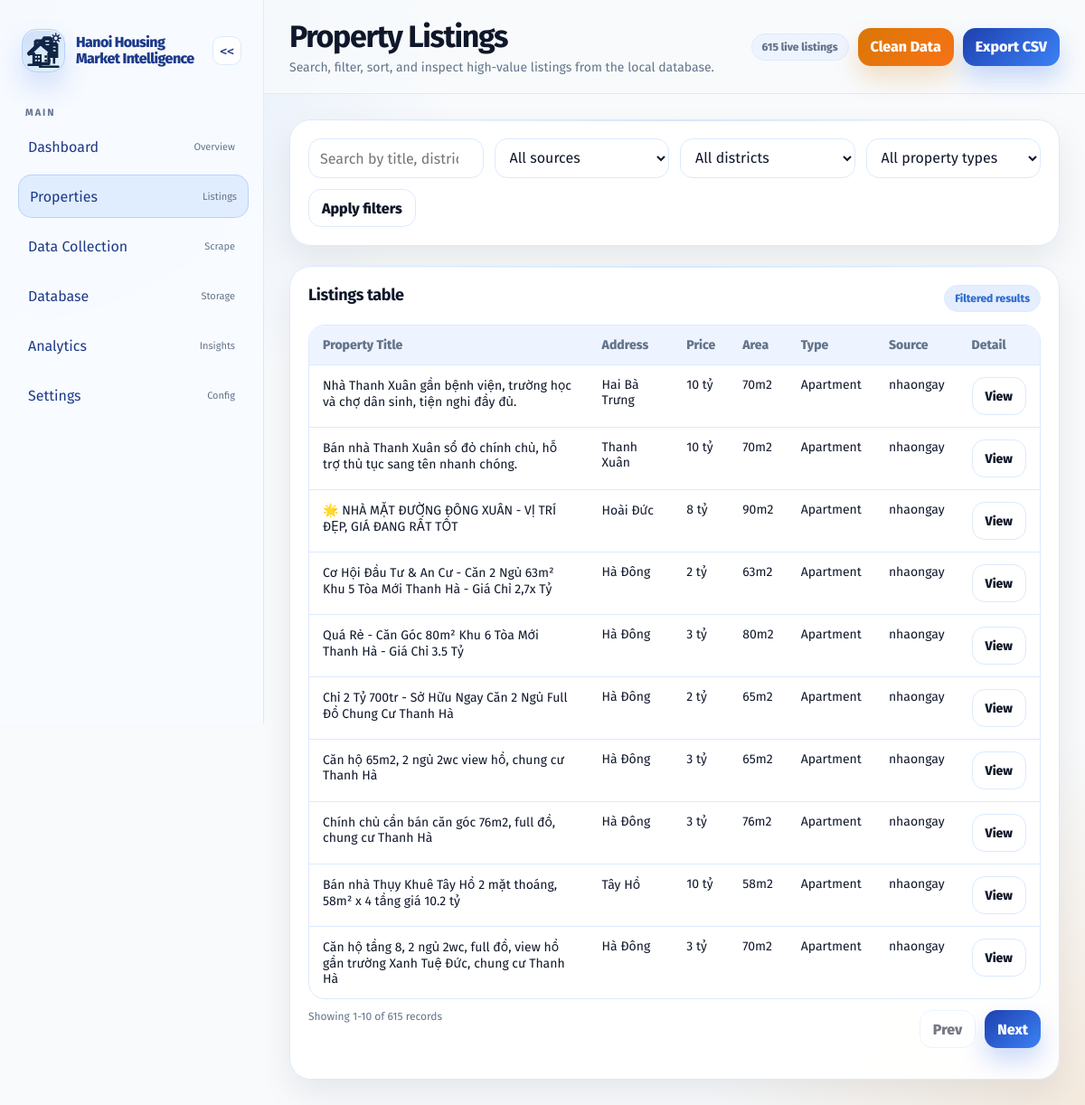
The page /properties on the database as committed earlier.
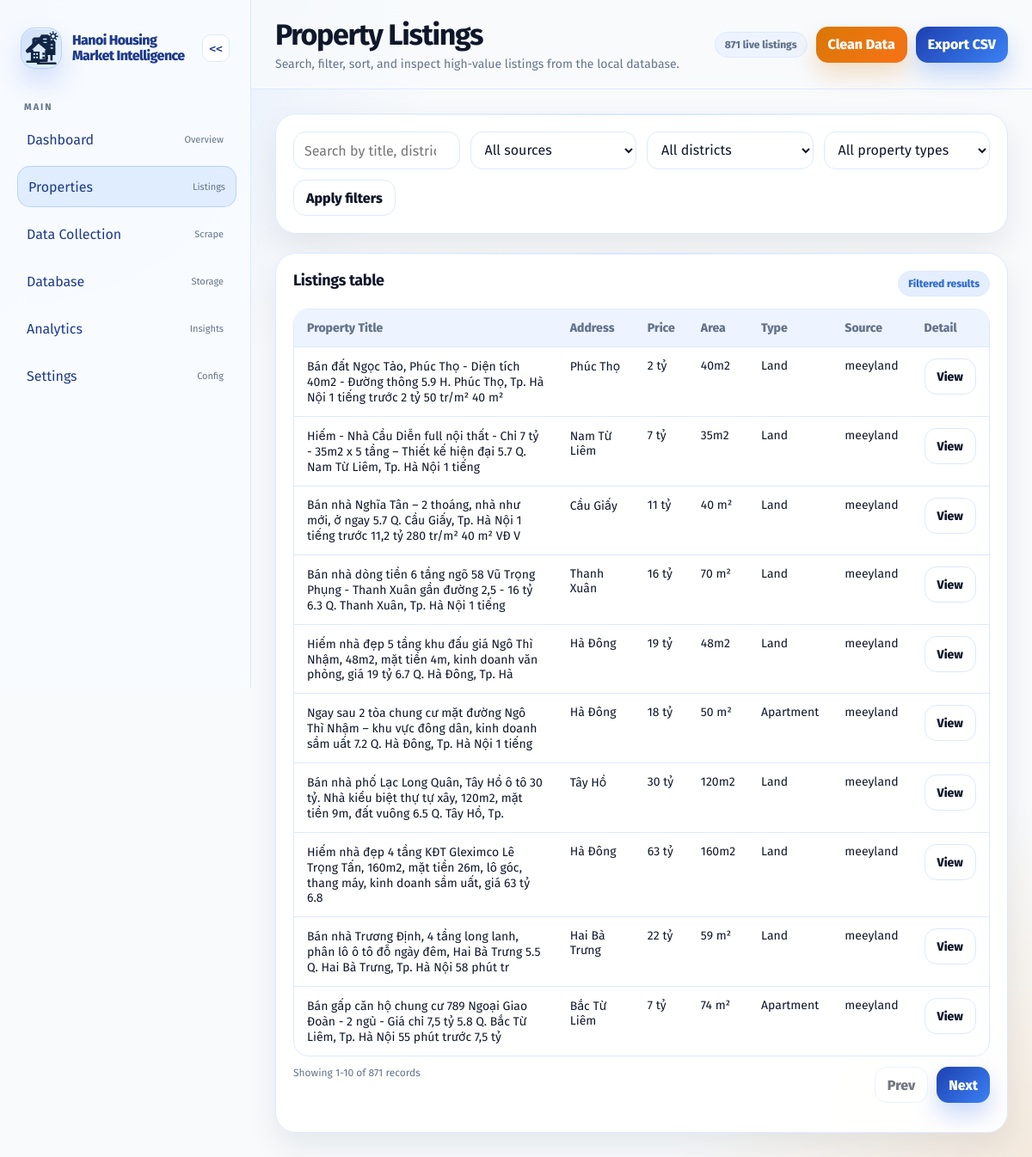
The same page on the database as committed later.
### tables this page shows
CREATE TABLE properties (
                id INTEGER PRIMARY KEY AUTOINCREMENT,
                title TEXT,
                district TEXT,
                address TEXT,
                price REAL,
                price_text TEXT,
                area REAL,
                area_text TEXT,
                property_type TEXT,
                listing_date TEXT,
                source TEXT,
                url TEXT,
                created_at TEXT DEFAULT CURRENT_TIMESTAMP
            , ai_predicted_price REAL, ai_valuation_report TEXT);

### app.py (the view)
@app.get("/properties")
def properties():
    all_rows = _load_property_rows()
    filtered_rows = _filter_property_rows(all_rows, request.args)
    per_page = 10
    page = request.args.get("page", 1, type=int)
    total = len(filtered_rows)
    total_pages = max(1, math.ceil(total / per_page))
    page = min(max(page, 1), total_pages)
    start = (page - 1) * per_page
    end = start + per_page
    page_rows = filtered_rows[start:end]
    sources, districts, property_types = _property_filter_options(all_rows)
    query_args = request.args.to_dict(flat=True)
    query_args.pop("page", None)
    return render_template(
        "properties.html",
        properties=page_rows,
        sources=sources,
        districts=districts,
        property_types=property_types,
        filters={
            "q": request.args.get("q", ""),
            "source": request.args.get("source", "all"),
            "district": request.args.get("district", "all"),
            "property_type": request.args.get("property_type", "all"),
        },
        pagination={
            "page": page,
            "per_page": per_page,
            "total": total,
            "total_pages": total_pages,
            "start": start + 1 if total else 0,
            "end": min(end, total),
            "has_prev": page > 1,
            "has_next": page < total_pages,
            "prev_page": page - 1,
            "next_page": page + 1,
        },
        query_args=query_args,
    )

### app.py (called while the page is built)
@app.after_request
def add_response_headers(response):
    response.headers['Access-Control-Allow-Origin'] = '*'
    response.headers['Access-Control-Allow-Methods'] = 'GET, POST, OPTIONS'
    response.headers['Access-Control-Allow-Headers'] = 'Content-Type'
    response.headers['Cache-Control'] = 'no-store'
    return response

def _normalise_external_url(url, source=None):
    if not url:
        return None
    value = str(url).strip()
    if not value or value.lower() in {"none", "nan", "null"}:
        return None
    if source == "nhadat24h" and "/tim-kiem" in value:
        return None
    if not value.startswith(("http://", "https://")):
        return None
    return value

def _load_property_rows():
    repo = PropertyRepository()
    records = [dict(row) for row in repo.fetch_all()]
    dataframe = transform_records(records)
    properties = dataframe.to_dict("records")
    for item in properties:
        item["url"] = _normalise_external_url(item.get("url"), item.get("source"))
    return properties

### src/processing/transform_data.py (called while the page is built)
def transform_records(records):
    return DataCleaner().clean(records)

### templates/properties.html (shortened to what the changed rows need)
<!doctype html>
<html lang="en">
  <head>
    <link rel="stylesheet" href="{{ url_for('static', filename='css/style.css') }}" />
  </head>
  <body>
    <div class="app-shell">
      <aside class="sidebar">
        <div class="brand"><div class="brand-mark" aria-hidden="true"></div><h2>Hanoi Housing Market Intelligence</h2></div>
      </aside>
      <main class="main-panel">
        <header class="topbar">
          <div>
            <h1>Property Listings</h1>
          </div>
          <div class="topbar-actions">
            <span class="chip">{{ pagination.total }} live listings</span>
            <button id="cleanDataBtn" class="btn btn-warning" onclick="cleanData()">Clean Data</button>
            <a class="btn btn-primary" href="{{ url_for('export_properties_csv', **query_args) }}">Export CSV</a>
          </div>
        </header>
        <section class="page-content">
          <article class="card">
            <div class="table-wrap">
              <table class="table">
                <thead><tr><th>Property Title</th><th>Address</th><th>Price</th><th>Area</th><th>Type</th><th>Source</th><th>Detail</th></tr></thead>
                <tbody>
                  {% if properties %}
                    {% for item in properties %}
                      <tr><td>{{ item.title or 'Untitled listing' }}</td><td>{{ item.address or item.district or 'Unknown' }}</td><td>{{ item.price_text or item.price or '—' }}</td><td>{{ item.area_text or ((item.area|string) ~ ' m²' if item.area else '—') }}</td><td>{{ item.property_type or 'Land' }}</td><td>{{ item.source or 'unknown' }}</td><td>{% if item.url %}<a class="btn btn-secondary" href="{{ item.url }}" target="_blank" rel="noopener noreferrer">View</a>{% else %}<button class="btn btn-secondary" disabled title="No detail link saved for this listing">View</button>{% endif %}</td></tr>
                    {% endfor %}
                  {% else %}
                    <tr><td colspan="7">No properties found.</td></tr>
                  {% endif %}
                </tbody>
              </table>
            </div>
            <div class="panel-header" style="margin-top:12px;">
              <span class="small-note">Showing {{ pagination.start }}-{{ pagination.end }} of {{ pagination.total }} records</span>
              <div class="topbar-actions">
                {% if pagination.has_prev %}
                  <a class="btn btn-secondary" href="{{ url_for('properties', page=pagination.prev_page, **query_args) }}">Prev</a>
                {% else %}
                  <button class="btn btn-secondary" disabled>Prev</button>
                {% endif %}
                {% if pagination.has_next %}
                  <a class="btn btn-primary" href="{{ url_for('properties', page=pagination.next_page, **query_args) }}">Next</a>
                {% else %}
                  <button class="btn btn-primary" disabled>Next</button>
                {% endif %}
              </div>
            </div>
          </article>
        </section>
      </main>
    </div>
  </body>
</html>

Rows that differ between the two databases and show on the page:
no longer on this page (row unchanged): properties: title "Nhà Thanh Xuân gần bệnh viện, trường học và chợ dân sinh, tiện nghi đầy đủ.", address "Hai Bà Trưng", price_text "10 tỷ", area_text "70m2", property_type "Apartment", source "nhaongay"
no longer on this page (row unchanged): properties: title "Bán nhà Thanh Xuân sổ đỏ chính chủ, hỗ trợ thủ tục sang tên nhanh chóng.", address "Thanh Xuân", price_text "10 tỷ", area_text "70m2", property_type "Apartment", source "nhaongay"
no longer on this page (row unchanged): properties: title "🌟 NHÀ MẶT ĐƯỜNG ĐÔNG XUÂN - VỊ TRÍ ĐẸP, GIÁ ĐANG RẤT TỐT", address "Hoài Đức", price_text "8 tỷ", area_text "90m2", property_type "Apartment", source "nhaongay"
no longer on this page (row unchanged): properties: title "Cơ Hội Đầu Tư & An Cư - Căn 2 Ngủ 63m² Khu 5 Tòa Mới Thanh Hà - Giá Chỉ 2,7x Tỷ", address "Hà Đông", price_text "2 tỷ", area_text "63m2", property_type "Apartment", source "nhaongay"
no longer on this page (row unchanged): properties: title "Quá Rẻ - Căn Góc 80m² Khu 6 Tòa Mới Thanh Hà - Giá Chỉ 3.5 Tỷ", address "Hà Đông", price_text "3 tỷ", area_text "80m2", property_type "Apartment", source "nhaongay"
no longer on this page (row unchanged): properties: title "Chỉ 2 Tỷ 700tr - Sở Hữu Ngay Căn 2 Ngủ Full Đồ Chung Cư Thanh Hà", address "Hà Đông", price_text "2 tỷ", area_text "65m2", property_type "Apartment", source "nhaongay"
no longer on this page (row unchanged): properties: title "Căn hộ 65m2, 2 ngủ 2wc view hồ, chung cư Thanh Hà", address "Hà Đông", price_text "3 tỷ", area_text "65m2", property_type "Apartment", source "nhaongay"
no longer on this page (row unchanged): properties: title "Chính chủ cần bán căn góc 76m2, full đồ, chung cư Thanh Hà", address "Hà Đông", price_text "3 tỷ", area_text "76m2", property_type "Apartment", source "nhaongay"
no longer on this page (row unchanged): properties: title "Bán nhà Thụy Khuê Tây Hồ 2 mặt thoáng, 58m² x 4 tầng giá 10.2 tỷ", address "Tây Hồ", price_text "10 tỷ", area_text "58m2", property_type "Apartment", source "nhaongay"
no longer on this page (row unchanged): properties: title "Căn hộ tầng 8, 2 ngủ 2wc, full đồ, view hồ gần trường Xanh Tuệ Đức, chung cư Thanh Hà", address "Hà Đông", price_text "3 tỷ", area_text "70m2", property_type "Apartment", source "nhaongay"
added properties: title "Bán đất Ngọc Tảo, Phúc Thọ - Diện tích 40m2 - Đường thông 5.9 H. Phúc Thọ, Tp. Hà Nội 1 tiếng trước 2 tỷ 50 tr/m² 40 m²", address "Phúc Thọ", price_text "2 tỷ", area_text "40m2", property_type "Land", source "meeyland"
added properties: title "Hiếm - Nhà Cầu Diễn full nội thất - Chỉ 7 tỷ - 35m2 x 5 tầng – Thiết kế hiện đại 5.7 Q. Nam Từ Liêm, Tp. Hà Nội 1 tiếng", address "Nam Từ Liêm", price_text "7 tỷ", area_text "35m2", property_type "Land", source "meeyland"
added properties: title "Bán nhà Nghĩa Tân – 2 thoáng, nhà như mới, ở ngay 5.7 Q. Cầu Giấy, Tp. Hà Nội 1 tiếng trước 11,2 tỷ 280 tr/m² 40 m² VĐ V", address "Cầu Giấy", price_text "11 tỷ", area_text "40 m²", property_type "Land", source "meeyland"
added properties: title "Bán nhà dòng tiền 6 tầng ngõ 58 Vũ Trọng Phụng - Thanh Xuân gần đường 2,5 - 16 tỷ 6.3 Q. Thanh Xuân, Tp. Hà Nội 1 tiếng", address "Thanh Xuân", price_text "16 tỷ", area_text "70 m²", property_type "Land", source "meeyland"
added properties: title "Hiếm nhà đẹp 5 tầng khu đấu giá Ngô Thì Nhậm, 48m2, mặt tiền 4m, kinh doanh văn phòng, giá 19 tỷ 6.7 Q. Hà Đông, Tp. Hà", address "Hà Đông", price_text "19 tỷ", area_text "48m2", property_type "Land", source "meeyland"
added properties: title "Ngay sau 2 tòa chung cư mặt đường Ngô Thì Nhậm – khu vực đông dân, kinh doanh sầm uất 7.2 Q. Hà Đông, Tp. Hà Nội 1 tiếng", address "Hà Đông", price_text "18 tỷ", area_text "50 m²", property_type "Apartment", source "meeyland"
added properties: title "Bán nhà phố Lạc Long Quân, Tây Hồ ô tô 30 tỷ. Nhà kiểu biệt thự tự xây, 120m2, mặt tiền 9m, đất vuông 6.5 Q. Tây Hồ, Tp.", address "Tây Hồ", price_text "30 tỷ", area_text "120m2", property_type "Land", source "meeyland"
added properties: title "Hiếm nhà đẹp 4 tầng KĐT Gleximco Lê Trọng Tấn, 160m2, mặt tiền 26m, lô góc, thang máy, kinh doanh sầm uất, giá 63 tỷ 6.8", address "Hà Đông", price_text "63 tỷ", area_text "160m2", property_type "Land", source "meeyland"
added properties: title "Bán nhà Trương Định, 4 tầng long lanh, phân lô ô tô đỗ ngày đêm, Hai Bà Trưng 5.5 Q. Hai Bà Trưng, Tp. Hà Nội 58 phút tr", address "Hai Bà Trưng", price_text "22 tỷ", area_text "59 m²", property_type "Land", source "meeyland"
added properties: title "Bán gấp căn hộ chung cư 789 Ngoại Giao Đoàn - 2 ngủ - Giá chỉ 7,5 tỷ 5.8 Q. Bắc Từ Liêm, Tp. Hà Nội 55 phút trước 7,5 tỷ", address "Bắc Từ Liêm", price_text "7 tỷ", area_text "74 m²", property_type "Apartment", source "meeyland"
Other text that changed with them:
{{ pagination.total }}: "615" → "871"
